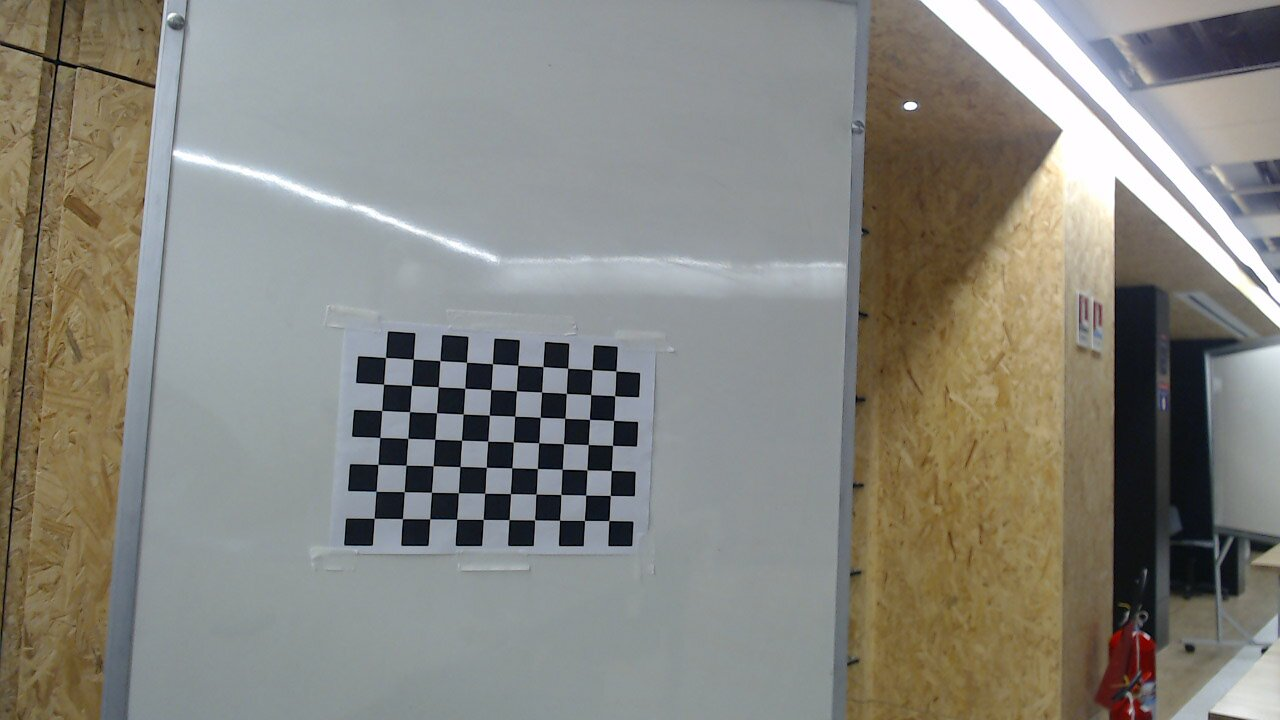
#> input picture src/apriltags_pkg/apriltags_pkg/image_eyetracker/2024-10-11-081320.jpg, 1280 x 720 px; its folder holds only this picture in this run
$ python cameracalibration.py
#> lines starting #> are read from the running program, lines starting #| are printed output that depends on the picture; after the words box and inside, x2 and y2 are one past the last pixel; in counts of white or black regions, pixels touching at a corner belong together; long printed decimals are rounded
import cv2
import numpy as np
import os
import glob

# Defining the dimensions of checkerboard
CHECKERBOARD = (7,10) #Número de linhas e colunas do grid
criteria = (cv2.TERM_CRITERIA_EPS + cv2.TERM_CRITERIA_MAX_ITER, 25, 0.001)

# Creating vector to store vectors of 3D points for each checkerboard image
objpoints = []
# Creating vector to store vectors of 2D points for each checkerboard image
imgpoints = []


# Defining the world coordinates for 3D points
objp = np.zeros((1, CHECKERBOARD[0] * CHECKERBOARD[1], 3), np.float32)
objp[0,:,:2] = np.mgrid[0:CHECKERBOARD[0], 0:CHECKERBOARD[1]].T.reshape(-1, 2)
prev_img_shape = None

images = glob.glob('./image_eyetracker/*.jpg')
images.sort()
for fname in images:
    img = cv2.imread(fname)
#> img is the input picture: shape (720, 1280, 3); mean B, G, R 126.9, 134, 135
    gray = cv2.cvtColor(img,cv2.COLOR_BGR2GRAY)
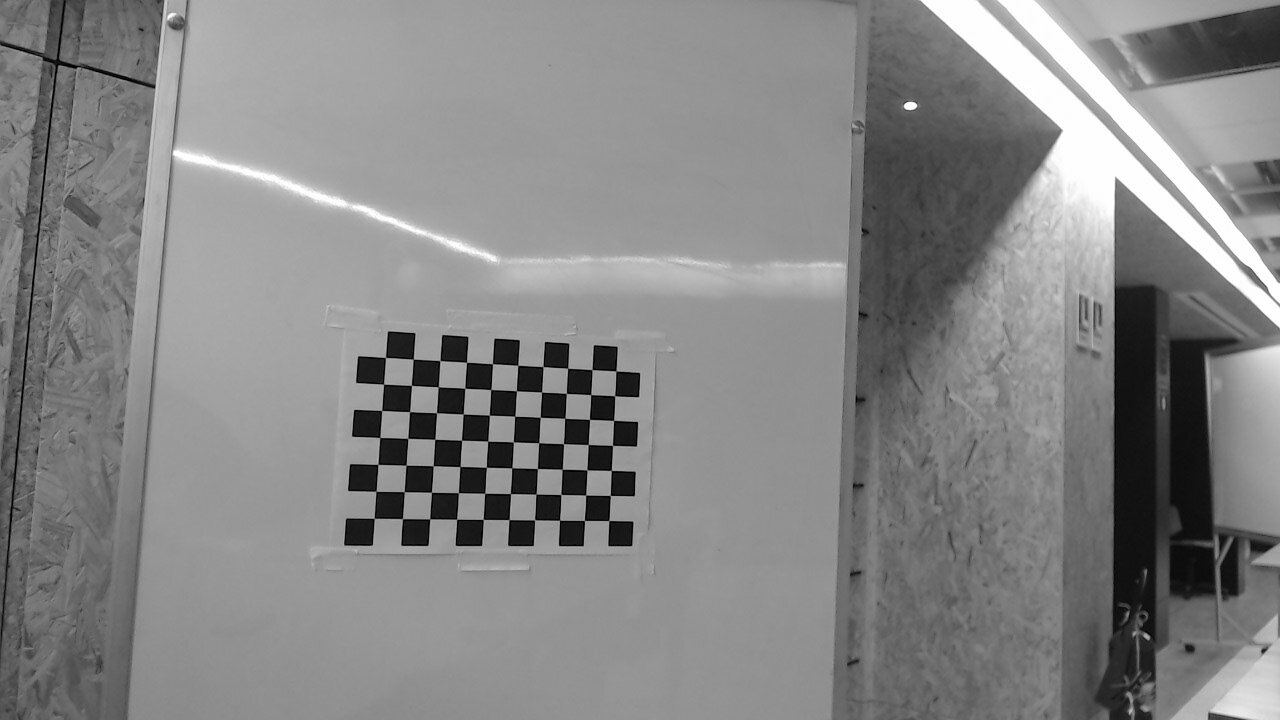
#> gray: shape (720, 1280); min 0, max 255, mean 133.5
    # Find the chess board corners
    # If desired number of corners are found in the image then ret = true
    ret, corners = cv2.findChessboardCorners(gray, CHECKERBOARD, cv2.CALIB_CB_ADAPTIVE_THRESH + cv2.CALIB_CB_FAST_CHECK + cv2.CALIB_CB_NORMALIZE_IMAGE)
#> ret = True; corners = 70 rows, first 8: [374.3, 518.5], [376.1, 491.1], [378.1, 464.5], [379.9, 437.4], [381.9, 410.5], [383.5, 384.3], [385.6, 357.6], [402.3, 518.9]
    if ret == True:
        objpoints.append(objp)
        # refining pixel coordinates for given 2d points.
        corners2 = cv2.cornerSubPix(gray, corners, (11,11),(-1,-1), criteria)
#> corners2 = 70 rows, first 8: [374.2, 518.3], [376.1, 491.4], [377.9, 464.4], [379.8, 437.5], [381.7, 410.5], [383.6, 384.2], [385.5, 357.5], [402.5, 518.6]

        imgpoints.append(corners2)

        # Draw and display the corners
        img = cv2.drawChessboardCorners(img, CHECKERBOARD, corners2, ret)
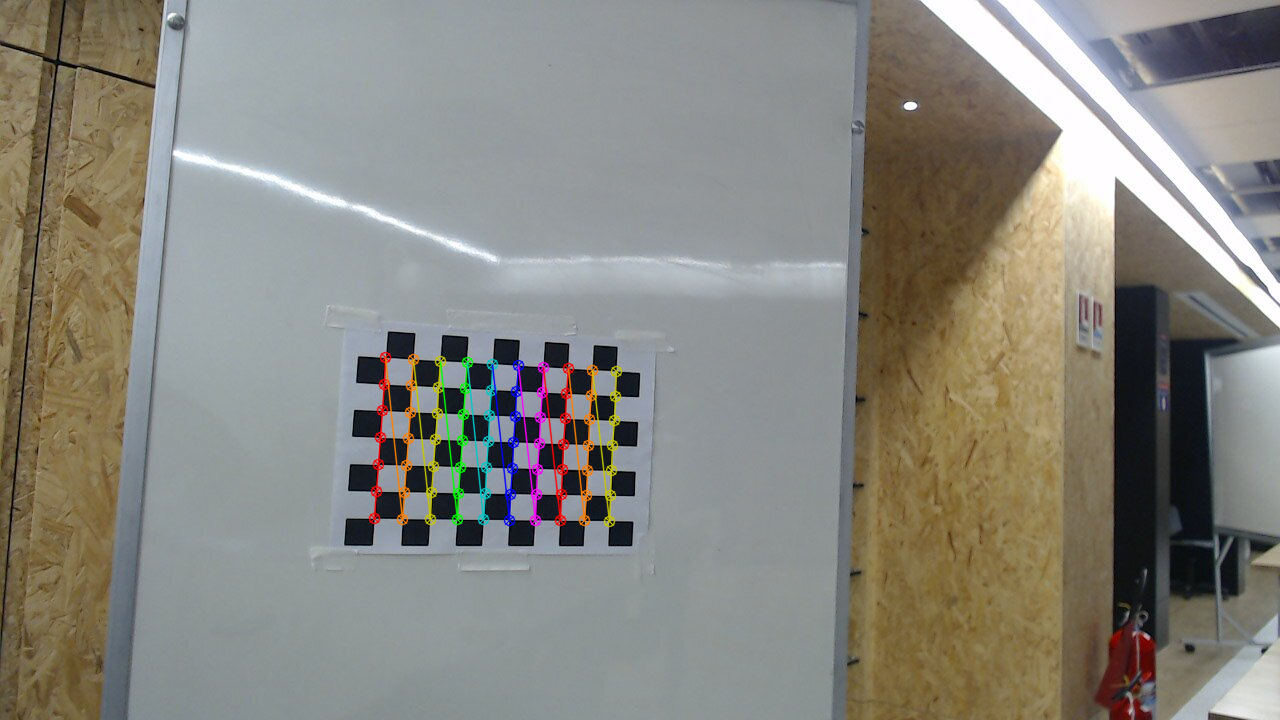
#> img: shape (720, 1280, 3); 1.52% of pixels changed, all inside (x1, y1, x2, y2) = (368, 351, 623, 528)

    cv2.imshow('img',img)
    cv2.waitKey(0)
cv2.destroyAllWindows()

h,w = img.shape[:2]
#> h = 720; w = 1280
ret, mtx, dist, rvecs, tvecs = cv2.calibrateCamera(objpoints, imgpoints, gray.shape[::-1], None, None)
#> ret = 0.173; mtx = [[650.5, 0, 670.5], [0, 671, 360.6], [0, 0, 1]]; dist = [[-0.048, 0.326, -0.00392, 0.000509, -0.494]]; rvecs = ([0.12, -0.208, -1.51],); tvecs = ([-11.34, 5.88, 24.84],)

print("Camera matrix : \n")
print(mtx)
#| [[650.461   0.         670.540 ]
#|  [  0.         670.984 360.559]
#|  [  0.           0.           1.        ]]
print("dist : \n")
print(dist)
#| [[-0.04796  0.3259 -0.003922  0.000509 -0.4938]]
print("rvecs : \n")
print(rvecs)
#| (array([[ 0.1203],
#|        [-0.2079],
#|        [-1.512]]),)
print("tvecs : \n")
print(tvecs)
#| (array([[-11.336],
#|        [  5.884 ],
#|        [ 24.844]]),)
